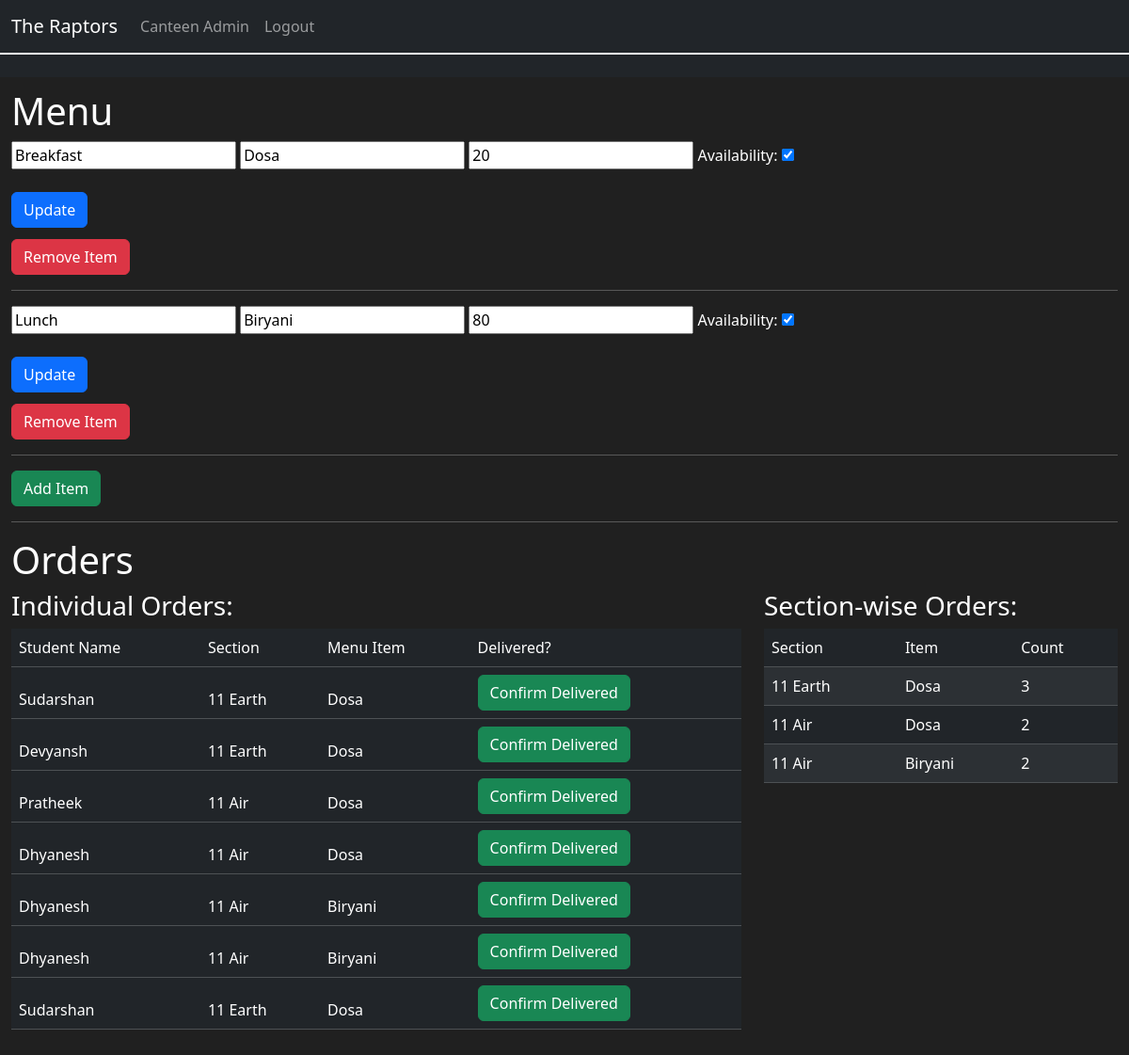
Before: /canteen-admin (signed in) with the older database file.
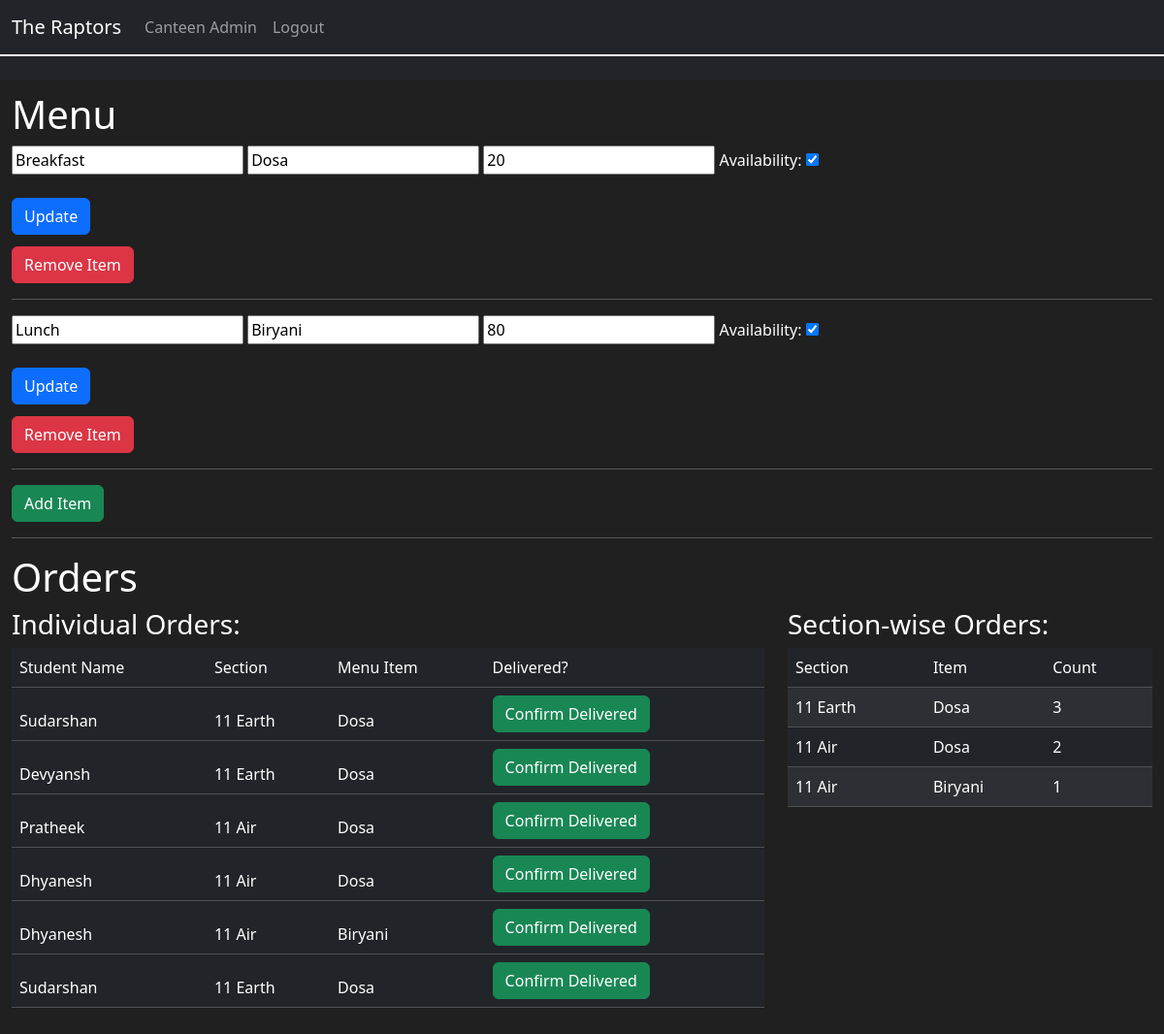
After: the same page with the newer database file.
### raptor_hackspire/models.py (models this page shows, shortened)
class Menu(db.Model):
    __tablename__ = "menu"
    id = db.Column(db.Integer(), primary_key=True)
    category = db.Column(db.String(), nullable=False)
    item_name = db.Column(db.String(), nullable=False)
    price = db.Column(db.Integer(), nullable=False)
    availability = db.Column(db.Boolean(), default=True, nullable=False)

class Student(UserMixin, db.Model):
    __tablename__ = "student"
    id = db.Column(db.Integer(), primary_key=True)
    username = db.Column(db.String(), nullable=False, unique=True)
    section = db.Column(db.String(), nullable=False)
    password = db.Column(db.String(), nullable=False)

class Orders(db.Model):
    __tablename__ = "orders"
    id = db.Column(db.Integer(), primary_key=True)
    student_id = db.Column(db.Integer(), db.ForeignKey("student.id"))
    menu_id = db.Column(db.Integer(), db.ForeignKey("menu.id"))
    section = db.Column(db.String(), nullable=False)

### raptor_hackspire/routes.py (the view, shortened to what this page needs)
@app.route("/canteen-admin", methods=["GET", "POST"])
@login_required
@roles_required("canteen")
def canteen_admin():
    menu = Menu.query.all()
    orders = Orders.query.all()
    sections = db.session.query(Orders.section).distinct().all()
    order_section_items = []
    for section_tuple in sections:
        section = section_tuple[0]
        section_menu_orders = db.session.query(Orders.menu_id).filter_by(section=section).distinct().all()
        for menu_id_tuple in section_menu_orders:
            menu_id = menu_id_tuple[0]
            menu_item = Menu.query.filter_by(id=menu_id).first()    # for getting menu item name
            menu_item_count_list = Orders.query.filter_by(section=section, menu_id=menu_id).all() # to get count of menu items in that section
            menu_item_count = len(menu_item_count_list)
            dict_section_menu = {
                "section": section,
                "menu_item": menu_item.item_name,
                "count": menu_item_count,
            }
            order_section_items.append(dict_section_menu)
    order_items = []
    for order in orders:
        student_details = Student.query.filter_by(id=order.student_id).first()
        menu_details = Menu.query.filter_by(id=order.menu_id).first()
        order_element = {
            "id": order.id,
            "student_name": student_details.username,
            "section": order.section,
            "menu_item": menu_details.item_name,
        }
        order_items.append(order_element)
    return render_template("canteen_admin.html", role=current_user.get_role(), menu=menu, orders=order_items, orders_by_section=order_section_items)

### raptor_hackspire/functions.py (called while the page is built)
def roles_required(*roles):
    def decorator(func):
        @wraps(func)
        def wrapper(*args, **kwargs):
            if not current_user.is_authenticated or current_user.get_role() not in roles:
                abort(401)
            return func(*args, **kwargs)
        return wrapper
    return decorator

### raptor_hackspire/models.py (called while the page is built)
@login_manager.user_loader
def load_user(user_id):
    user_type = session.get("user_type")
    if user_type == "student":
        return Student.query.get(int(user_id))
    if user_type == "canteen":
        return Canteen.query.get(int(user_id))
    if user_type == "teacher":
        return Teacher.query.get(int(user_id))

    def get_role(self):
        return "canteen"

### raptor_hackspire/templates/canteen_admin.html (shortened to what this page needs)
{% extends "base.html" %}
{% block css %}
    <link rel="stylesheet" href="{{ url_for('static', filename='css/canteen_admin.css') }}">
{% endblock %}
{% block content %}
    <div class="canteen-admin-page">
        <h1>Menu</h1>
        {% if menu %}
            {% for i in menu %}
                <form method="post">
                    <input type="text" name="category" id="category" value="{{i.category}}">
                    <input type="text" name="item_name" id="item_name" value="{{i.item_name}}">
                    <input type="number" name="price" id="price" value="{{i.price}}">
                    <label for="availability">Availability:</label>
                    <input type="checkbox" name="availability" id="availability" value="{{i.availability}}" {% if i.availability %}checked{% endif %}>
                    <br><br>
                    <button type="submit" class="btn btn-primary">Update</button>
                </form>
                <form method="post" style="margin-top: 1%;">
                    <button type="submit" class="btn btn-danger">Remove Item</button>
                </form>
                <hr>
            {% endfor %}
        {% endif %}
        <button type="button" class="btn btn-success" data-bs-toggle="modal" data-bs-target="#addItemMenuModal">
            Add Item
        </button>
        <hr>
        <h1>Orders</h1>
        <div class="row">
            <div class="col-lg-8 col-md-8 col-sm-12 col-xs-12">
                <h3>Individual Orders:</h3>
                <table class="table table-dark table-striped">
                    <thead>
                        <tr>
                            <td>Student Name</td>
                            <td>Section</td>
                            <td>Menu Item</td>
                            <td>Delivered?</td>
                        </tr>
                        {% for order in orders %}
                            <tr>
                                <td>{{order.student_name}}</td>
                                <td>{{order.section}}</td>
                                <td>{{order.menu_item}}</td>
                                <td>
                                    <form method="POST">
                                        <button class="btn btn-success">Confirm Delivered</button>
                                    </form>
                                </td>
                            </tr>
                        {% endfor %}
                    </thead>
                </table>
            </div>
            <div class="col-lg-4 col-md-4 col-sm-12 col-xs-12">
                <h3>Section-wise Orders:</h3>
                <table class="table table-dark table-striped">
                    <thead>
                        <tr>
                            <td>Section</td>
                            <td>Item</td>
                            <td>Count</td>
                        </tr>
                    </thead>
                    <tbody>
                        {% for i in orders_by_section %}
                            <tr>
                                <td>{{i.section}}</td>
                                <td>{{i.menu_item}}</td>
                                <td>{{i.count}}</td>
                            </tr>
                        {% endfor %}
                    </tbody>
                </table>
            </div>
        </div>
    </div>
{% endblock %}

### raptor_hackspire/templates/base.html (shortened to what this page needs)
<!DOCTYPE html>
<html lang="en">
<head>
    {% block css %}
    {% endblock %}
    <link rel="stylesheet" href="{{ url_for('static', filename='css/base.css') }}">
    <link href="https://cdn.jsdelivr.net/npm/bootstrap@5.3.3/dist/css/bootstrap.min.css" rel="stylesheet">
</head>
<body class="bg-dark text-light">
    <nav class="navbar navbar-dark navbar-expand-lg bg-dark" style="border-bottom: 2px solid #fff; margin-bottom: 2%;">
        <div class="container-fluid">
            <a class="navbar-brand" href="#">The Raptors</a>
            <div class="collapse navbar-collapse" id="navbarNavAltMarkup">
                <div class="navbar-nav">
                    {% if role == "student" %}
                        <a class="nav-link" href="{{url_for('assignments')}}">Assignment Tracker</a>
                        <a class="nav-link" href="{{url_for('canteen_buddy')}}">Canteen Buddy</a>
                        <a class="nav-link" href="{{url_for('logout')}}">Logout</a>
                    {% elif role == "teacher" %}
                        <a class="nav-link" href="{{url_for('assignments')}}">View Assignments</a>
                        <a class="nav-link" href="{{url_for('logout')}}">Logout</a>
                    {% elif role == "canteen" %}
                        <a class="nav-link" href="{{url_for('canteen_admin')}}">Canteen Admin</a>
                        <a class="nav-link" href="{{url_for('logout')}}">Logout</a>
                    {% endif %}
                </div>
            </div>
        </div>
    </nav>
    {% block content %}
    {% endblock %}
</body>
</html>

### raptor_hackspire/static/css/canteen_admin.css (style rules this page uses)
.canteen-admin-page { background-color: rgb(32, 32, 32); color: #fff; padding: 1%; }

Changed rows visible on the page:
removed Orders: section "11 Air"
computed for Menu "Biryani": count "2" → "1"
Other visible differences:
list line gone: "Dhyanesh"
list line gone: "Biryani"
list line gone: "Confirm Delivered"
